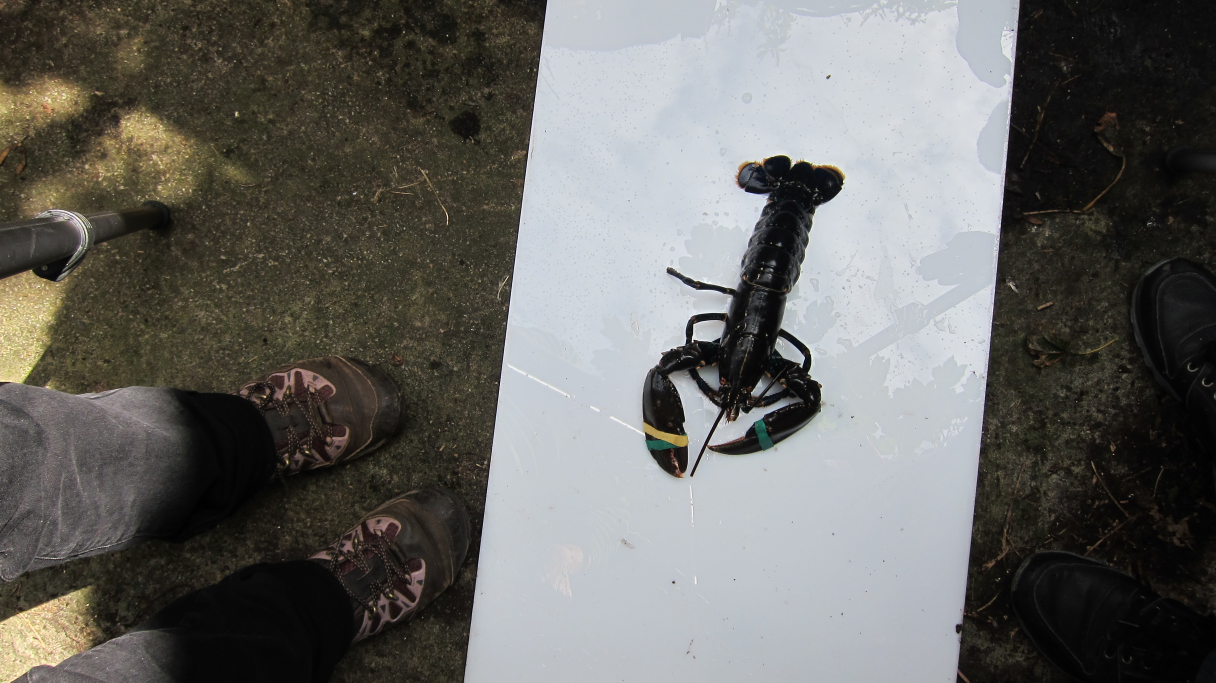
#> input picture work/src/imgs/IMG_5252.JPG, 3648 x 2048 px, found by its file name (shown at 1/3 size)
$ python keypoints.py imgs/IMG_5252.JPG
#> lines starting #> are read from the running program, lines starting #| are printed output that depends on the picture
### work/src/common/cv.py
import cv2
import os
import math
import numpy as np

""" common_cv.py: All common functions that use OpenCV and deal with keypoints. """

HIST_BINS = [8,8,8]

### Metric functions ###

# [5 lines left out: function get_distance, not called in this run]

def get_point_tuple(kp):
    """ Get coordinates of keypoint as an int tuple """
    return (int(kp.pt[0]), int(kp.pt[1]))

# [38 lines left out: functions midpoint, closest_kp, best_body_kp, not called in this run]


### Filter Functions ###

def filter_keypoints_octave(kps):
    """ Filter keypoints by octave level """
    filtered_kps = []

    for kp in kps:
        octave = kp.octave & 0xFF #Fix for OpenCV SIFT octaves
        if 3 < octave < 8:
            filtered_kps.append(kp)

    return filtered_kps

# [46 lines left out: functions filter_keypoints_size, filter_keypoints_histogram, remove_duplicates, not called in this run]


### Functions to get keypoints from images ###

def get_all_keypoints(image_filename):
    """ Get all keypoints from a filename """
    sift = cv2.xfeatures2d.SIFT_create()
    image = cv2.imread(image_filename)

    # Detect keypoints
    sift_kps = sift.detect(image, None)
    sift_image = image.copy()
    keys, des = sift.compute(sift_image, sift_kps)
    keys_dict = dict(zip(keys, des))

    # Basic filter keypoints using octaves
    kps = filter_keypoints_octave(keys)

    return kps


# [11 lines left out: function mask_image, not called in this run]


def get_image_kps(image_file, threshold, hist_method=cv2.HISTCMP_CORREL):
    """ Get histogram filtered keypoints of an image """
    image = cv2.imread(image_file)
    kps = get_all_keypoints(image_file)

    # Load pre-defined histograms
    filtered_kps = []
    for hist_file in os.listdir("hists/"):
        hist = np.load("hists/" + hist_file)
        hist.reshape(8,8,8)

        filtered_kps += filter_keypoints_histogram(image, hist, kps, threshold, method=hist_method)

        #print(hist_file)
        #print(len(filtered_kps))

    return remove_duplicates([kp for kp in filtered_kps])


### Misc functions ###

# [4 lines left out: function cv2window, not called in this run]


def get_histogram(image, kp):
    return cv2.calcHist([image], [0,1,2], mask_image(image, kp), HIST_BINS, [0,256,0,256,0,256])

# [4 lines left out: function drawKeypoints, not called in this run]

### work/src/keypoints.py
import sys
import cv2
import numpy as np

import common.cv as cc

def draw_keypoints(image, kps, scale):
    img = image.copy()
    img = cv2.resize(image, (0,0), fx=scale, fy=scale)

    for kp in kps:
        (x,y) = kp.pt
        x *= scale
        y *= scale

        kp.pt = (x,y)
        kp.size *= scale

    img = cv2.drawKeypoints(img, kps, img, flags=cv2.DRAW_MATCHES_FLAGS_DRAW_RICH_KEYPOINTS)
    return img


def harris(gray, image):
    dist = cv2.cornerHarris(gray, 2, 29, 0.0001)
    dist = cv2.dilate(dist, None)

    harris_img = image.copy()
    harris_img[dist>0.001*dist.max()] = [0,0,255]

    return harris_img

def shi_tomasi(gray_image, image):
    corners = cv2.goodFeaturesToTrack(gray_image, 500, 0.01, 1)
    corners = np.int0(corners)

    shi_tomasi_img = image.copy()
    for i in corners:
        x,y = i.ravel()
        cv2.circle(shi_tomasi_img, (x,y), 10, (0,0,255), -1)

    return shi_tomasi_img

def sift(image):
    #sift = cv2.xfeatures2d.SIFT_create()
    #sift_kps = sift.detect(image, None)
    #sift_kps = cc.filter_keypoints_octave(sift_kps)

    sift_kps = cc.get_image_kps("imgs/lobsters/IMG_5252.JPG", 0.5)

    return draw_keypoints(image, sift_kps, 0.4)

def surf(image):
    surf = cv2.xfeatures2d.SURF_create(2000)
    surf_kps = surf.detect(image, None)

    return draw_keypoints(image, surf_kps, 0.2)

def orb(image):
    orb = cv2.ORB_create()
    orb_kps = orb.detect(image, None)

    return draw_keypoints(image, orb_kps, 0.2)


#image_file = "IMG_5298.JPG"
image_file = sys.argv[1]
image = cv2.imread("imgs/lobsters/" + image_file)
#> image is the input picture: shape (2048, 3648, 3); mean B, G, R 100.7, 104, 104.7
#h, w = image.shape[:2]

gray_image = cv2.cvtColor(image.copy(), cv2.COLOR_BGR2GRAY)
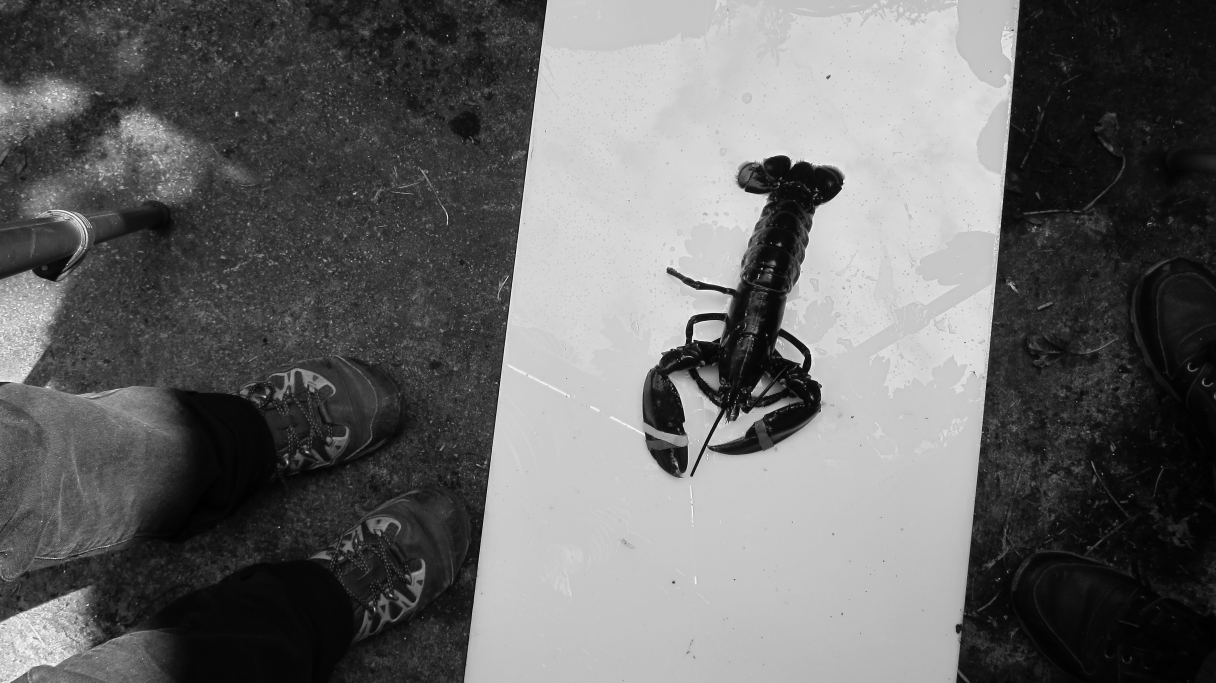
#> gray_image: shape (2048, 3648) (shown at 1/3 size); min 0, max 255, mean 103.9
gray_image = np.float32(gray_image)


# Harris corner
harris_img = harris(gray_image, image)
#> in harris, `harris_img[dist>0.001*dist.max()] = [0,0,255]`:
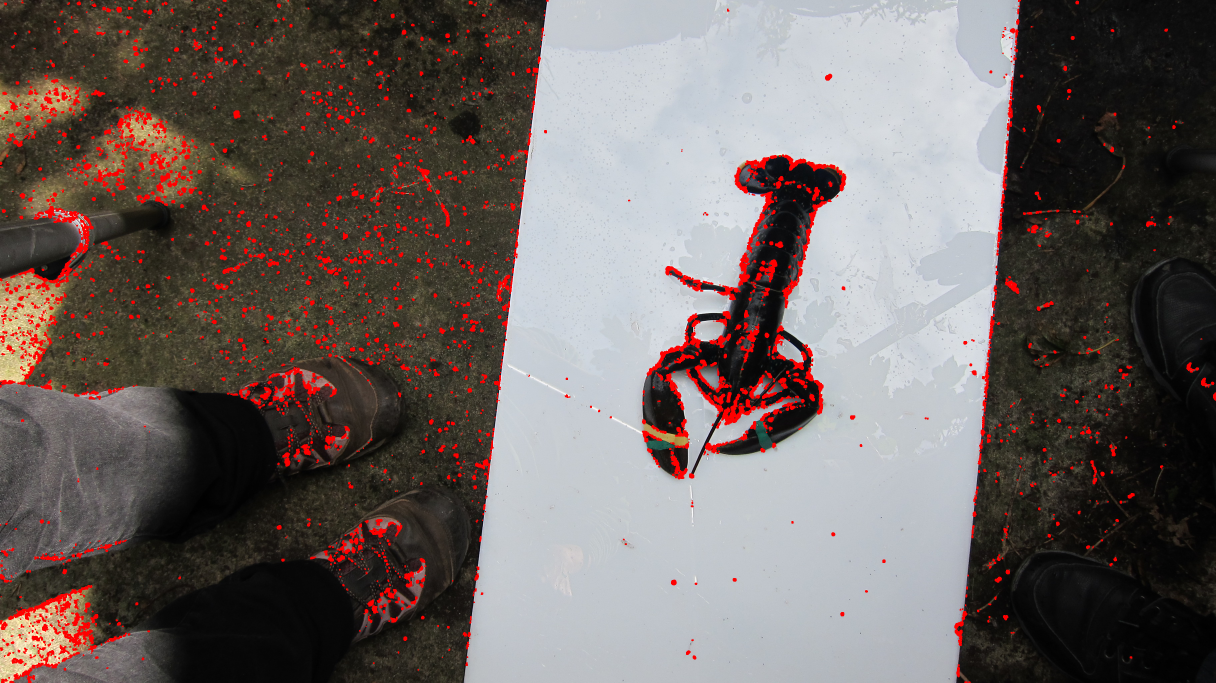
#> harris_img: shape (2048, 3648, 3) (shown at 1/3 size); mean B, G, R 97.7, 100.6, 110
cv2.imwrite("img-harris2.png", harris_img)

# Shi-Tomasi corner
shi_tomasi_img = shi_tomasi(gray_image, image)
#> in shi_tomasi, `corners = cv2.goodFeaturesToTrack(gray_image, 500, 0.01, 1)`: corners = 500 rows, first 8: [2312, 729], [2314, 729], [2033, 1078], [2286, 804], [2275, 831], [2367, 1127], [1538, 220], [2275, 833]
#> the loop in shi_tomasi, `for i in corners:` made 500 passes
#> after the loop in shi_tomasi, `for i in corners:`:
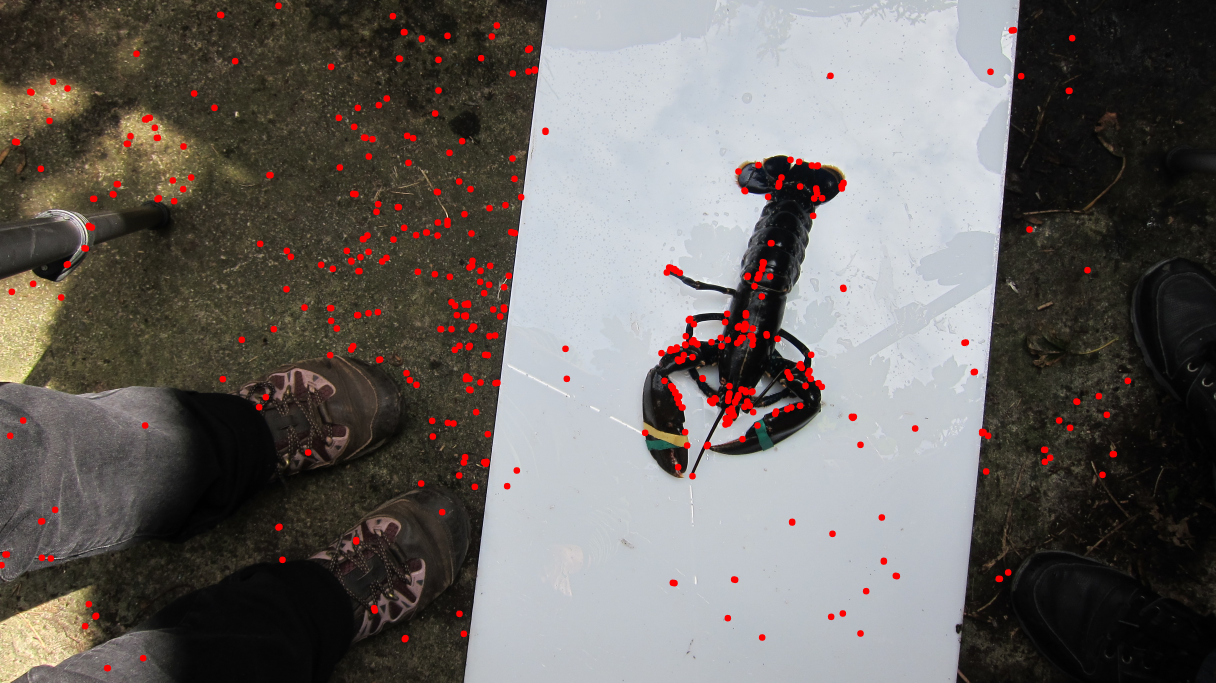
#> shi_tomasi_img: shape (2048, 3648, 3) (shown at 1/3 size); mean B, G, R 99.5, 102.8, 107.4
cv2.imwrite("img-shi-tomasi2.png", shi_tomasi_img)

# SIFT
sift_img = sift(image)
#> in get_all_keypoints, `sift_kps = sift.detect(image, None)`: sift_kps = 24882 keypoints; strongest (x, y, size): (2313, 729, 2.2), (2286, 806, 3.1), (2274, 834, 2.2), (1539, 221, 1.8)
#> in get_all_keypoints, `keys, des = sift.compute(sift_image, sift_kps)`: keys has the same summary as sift_kps
#> in get_all_keypoints, `keys_dict = dict(zip(keys, des))`: keys_dict = 24882 items
#> the loop in filter_keypoints_octave, `for kp in kps:` made 24882 passes
#> (kp, octave) on passes 1 to 3: (keypoint at (2.5, 1129), size 1.8, 255), (keypoint at (2.6, 407.6), size 2.3, 255), (keypoint at (2.6, 1992.2), size 2, 255)
#> after the loop in filter_keypoints_octave, `for kp in kps:`: filtered_kps = 51 keypoints; strongest (x, y, size): (2378, 577, 154.9), (2476, 549, 70.1), (1986, 1227, 83), (2237, 1108, 294.2)
#> in get_all_keypoints, `kps = filter_keypoints_octave(keys)`: kps has the same summary as filtered_kps in filter_keypoints_octave
#> in get_image_kps, `kps = get_all_keypoints(image_file)`: kps has the same summary as filtered_kps in filter_keypoints_octave
#> (the run stopped early here; a loop or call above may not have finished)

$ run again, with work/src/imgs/IMG_1380.JPG copied over work/src/imgs/IMG_5252.JPG
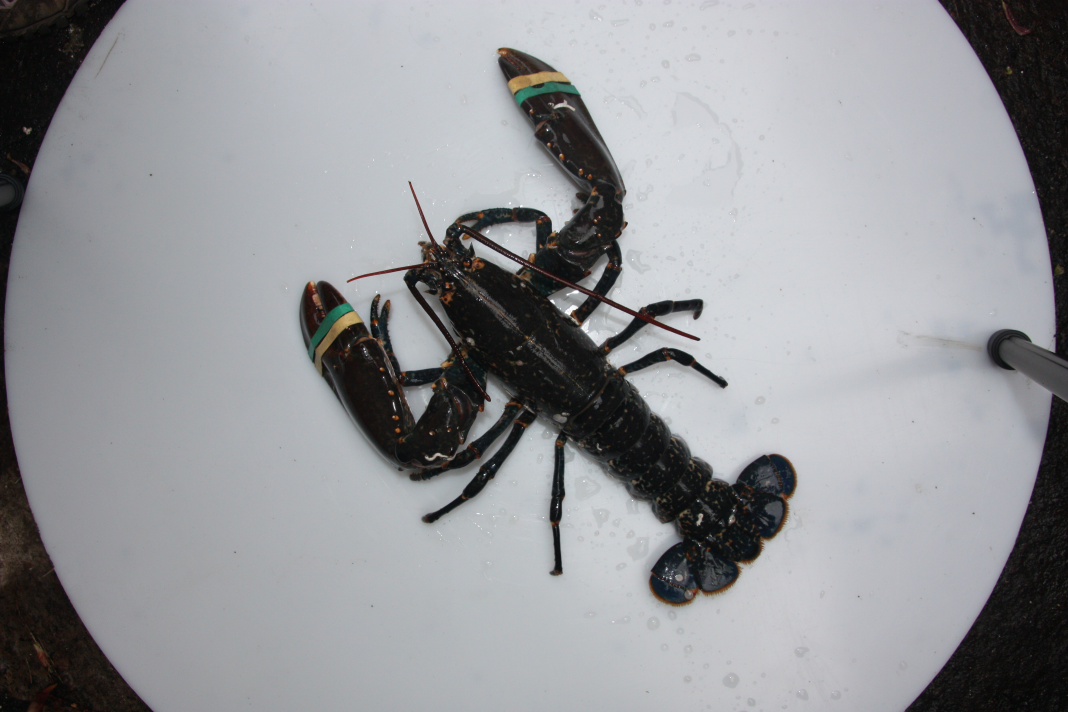
#> input picture work/src/imgs/IMG_1380.JPG, 4272 x 2848 px, found by its file name (shown at 1/4 size)
#> image is the input picture: shape (2848, 4272, 3); mean B, G, R 152.7, 149.5, 148.1
#> in harris, `harris_img[dist>0.001*dist.max()] = [0,0,255]`:
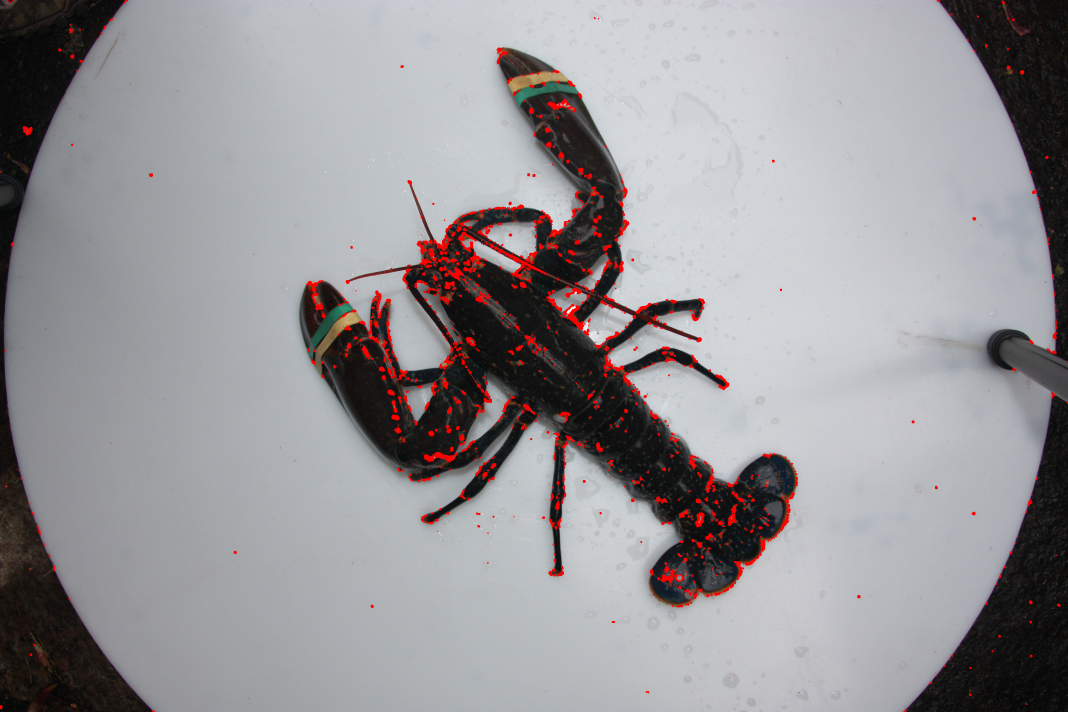
#> harris_img: shape (2848, 4272, 3) (shown at 1/4 size); mean B, G, R 151.6, 148.3, 150.4
#> corners = 500 rows, first 8: [1782, 1011], [1806, 1799], [1932, 1179], [1913, 1541], [2108, 1059], [1968, 984], [1784, 1149], [1788, 1707]
#> the loop in shi_tomasi, `for i in corners:` made 500 passes

$ run again, with work/src/imgs/IMG_1388.JPG copied over work/src/imgs/IMG_5252.JPG
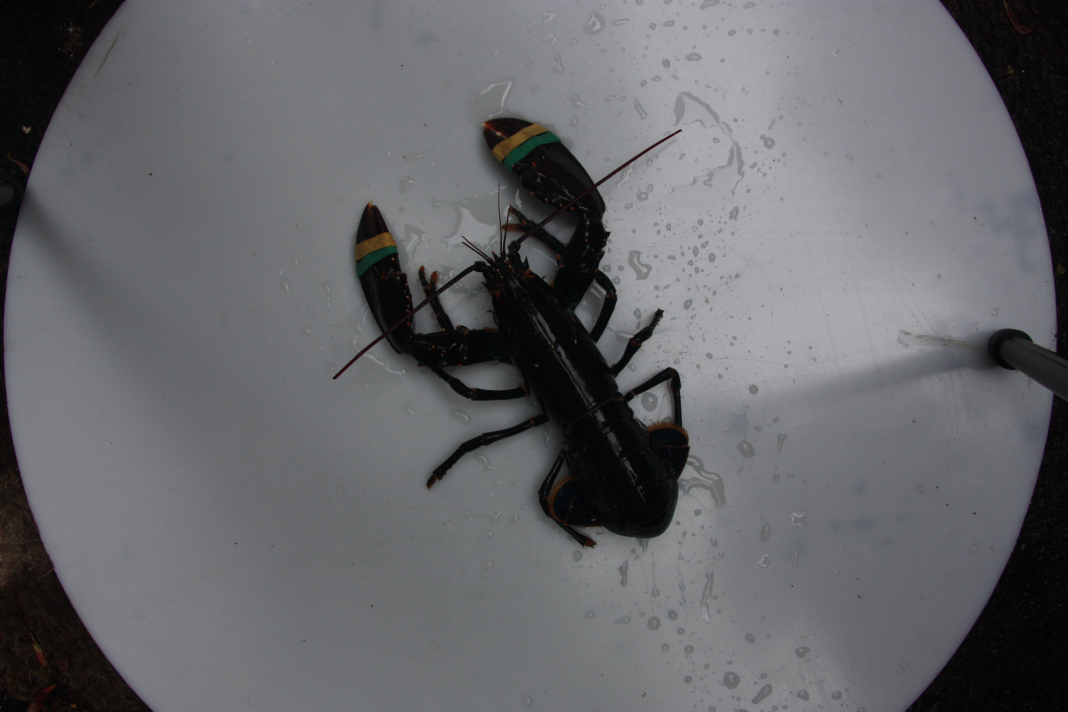
#> input picture work/src/imgs/IMG_1388.JPG, 4272 x 2848 px, found by its file name (shown at 1/4 size)
#> image is the input picture: shape (2848, 4272, 3); mean B, G, R 105.4, 102.3, 101.7
#> in harris, `harris_img[dist>0.001*dist.max()] = [0,0,255]`:
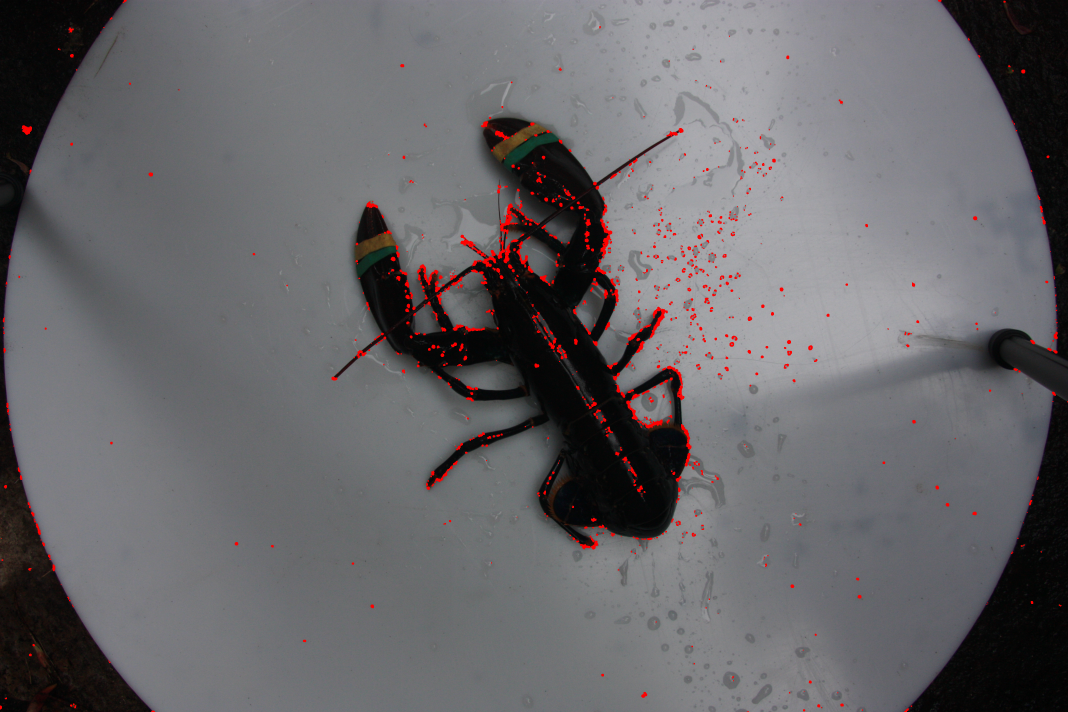
#> harris_img: shape (2848, 4272, 3) (shown at 1/4 size); mean B, G, R 104.7, 101.6, 103.4
#> corners = 500 rows, first 8: [1848, 968], [1847, 944], [2009, 1006], [3094, 640], [2633, 1232], [3027, 1495], [3096, 643], [2632, 1298]
#> the loop in shi_tomasi, `for i in corners:` made 500 passes

$ run again, with work/src/imgs/IMG_1437.JPG copied over work/src/imgs/IMG_5252.JPG
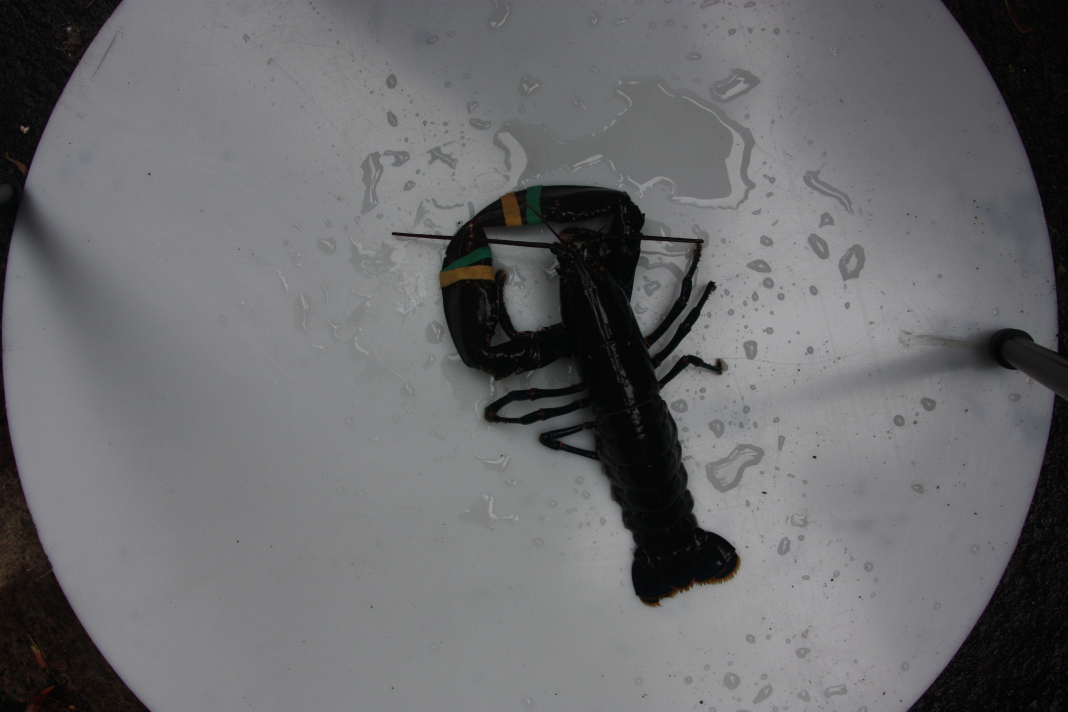
#> input picture work/src/imgs/IMG_1437.JPG, 4272 x 2848 px, found by its file name (shown at 1/4 size)
#> image is the input picture: shape (2848, 4272, 3); mean B, G, R 108.8, 106.9, 106.7
#> in harris, `harris_img[dist>0.001*dist.max()] = [0,0,255]`:
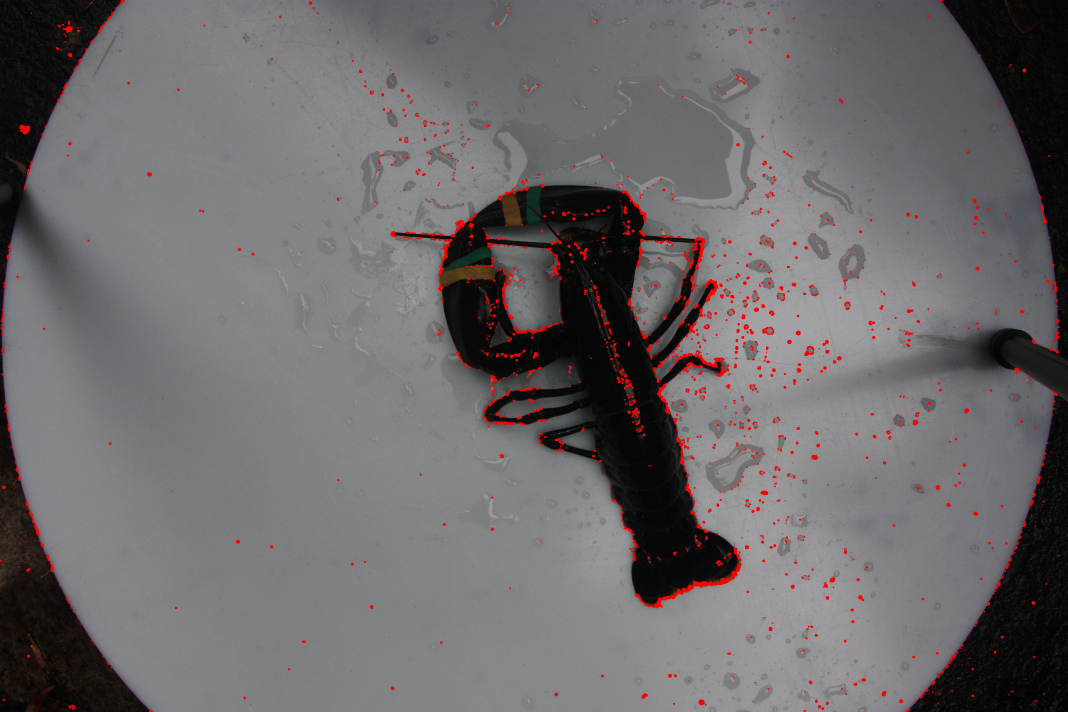
#> harris_img: shape (2848, 4272, 3) (shown at 1/4 size); mean B, G, R 107.7, 105.8, 108.9
#> corners = 500 rows, first 8: [2840, 1454], [3381, 2209], [3299, 2342], [3381, 2207], [3306, 2344], [958, 998], [2989, 2189], [3493, 1291]
#> the loop in shi_tomasi, `for i in corners:` made 500 passes
